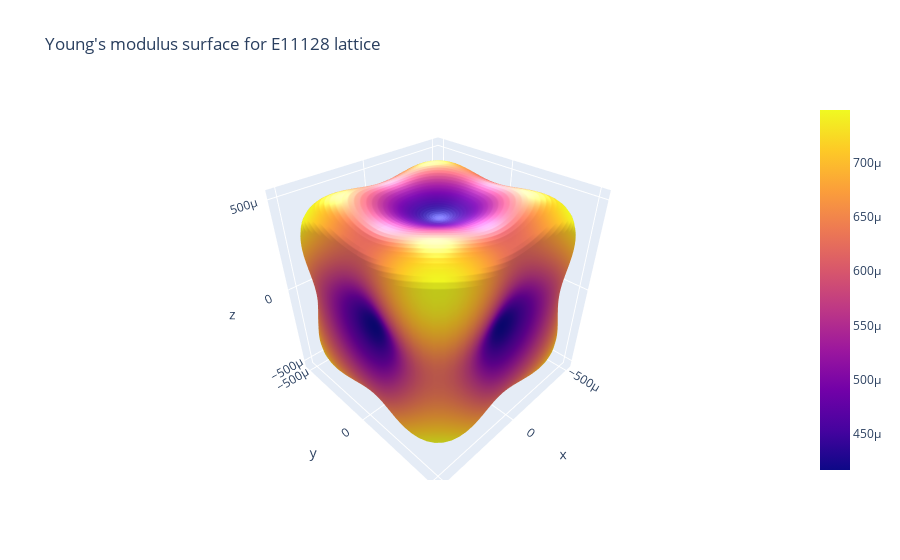

Here is the notebook cell this chart was saved with:
### Code cell
plotting.plotly_tensor_projection(elasticity_func.numpy_Mandel_to_cart_4(S2[0]), point_func=lambda x: 1/x, title='Young\'s modulus surface for E11128 lattice').show()

### Figure 1 — Plotly figure (JSON) as saved in the notebook; plotly's stock layout.template omitted (floating-point values rounded to 4 significant figures; data arrays with more than 128 entries replaced by an {"elided": "..."} marker saying what was removed)
{"data": [{"cmax": 0.0007487, "cmin": 0.0004165, "lighting": {"roughness": 0.25, "specular": 0.1}, "surfacecolor": {"elided": "100x100 float values"}, "type": "surface", "x": {"elided": "100x100 float values"}, "y": {"elided": "100x100 float values"}, "z": {"elided": "100x100 float values"}}], "layout": {"title": {"text": "Young's modulus surface for E11128 lattice"}}}
